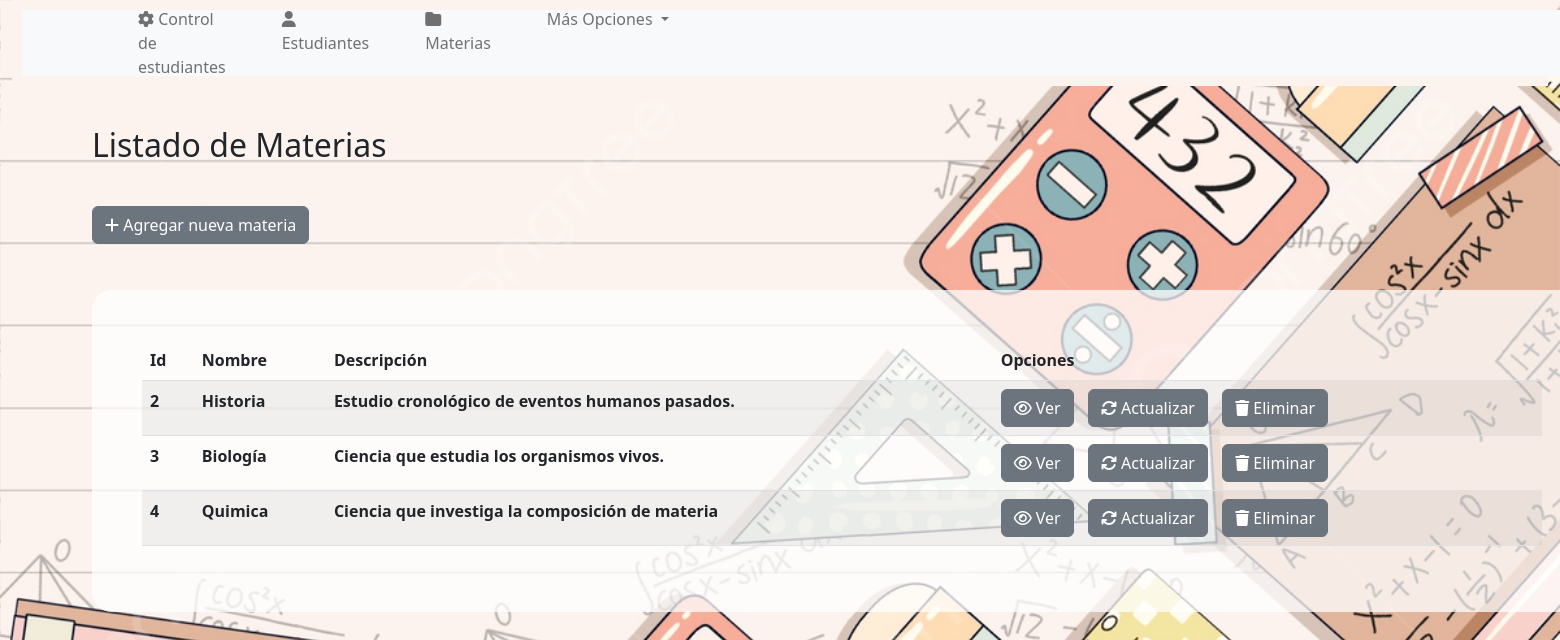
/view/materias/index.php (signed in), run on the app's committed database.
### tables this page shows
CREATE TABLE `materias` (
  `id` bigint(50) UNSIGNED NOT NULL,
  `nombre` varchar(50) NOT NULL,
  `descripcion` varchar(100) NOT NULL
);

### config/db.php (called while the page is built)
<?php
    class db{
        private $host = "localhost";
        private $dbname = "colegio";
        private $user = "root";
        private $password ="";
        public function conexion(){
            try{
                $PDO = new PDO("mysql:host=".$this->host.";dbname=".$this->dbname,$this->user,$this->password);
                return $PDO;
            }catch(PDOException $e){
                return $e->getMessage();
            }
        }
    }
?>

### controller/matController.php (called while the page is built, shortened)
<?php
    class matController{
        private $model;
        public function __construct(){
            require_once("c://xampp/htdocs/ColegioPOO/model/matModel.php");
            $this-> model = new matModel();
        }
        public function index(){
            return ($this->model->index()) ? $this->model->index() : false;
        }
    }
?>

### model/matModel.php (called while the page is built, shortened)
<?php
    class matModel{
        private $PDO;
        public function __construct(){
            require_once("c://xampp/htdocs/ColegioPOO/config/db.php");
            $con = new db();
            $this->PDO = $con->conexion();
        }
        public function index(){
            $stament = $this->PDO->prepare("SELECT * FROM materias");
            return ($stament->execute()) ? $stament->fetchAll() : false ;
        }
    }
?>

### view/materias/index.php (the view, shortened to what this page needs)
<?php
require_once("c://xampp/htdocs/ColegioPOO/view/head/head.php");
require_once("C://xampp/htdocs/ColegioPOO/controller/matController.php");
    $obj = new matController();
    $rows = $obj->index();
?>
<h2 style="margin-bottom:40px; margin-left:80px; margin-top:40px;">Listado de Materias</h2>
<div class="mb-3">
    <a href="../materias/create.php"  style="margin-top:2px; margin-bottom:30px; margin-left:80px;" class="btn btn-secondary"><i class="fa-solid fa-plus"></i>        Agregar nueva materia</a>
</div>
<div style="width :1500px; margin-left:80px;background-color:rgba(255, 255, 255,0.738); padding:50px; margin-right:650px; border-radius:20px" >
    <table  class="table table-striped">
        <thead>
            <tr>
                <th scope ="col">Id</th>
                <th scope ="col">Nombre</th>
                <th scope ="col">Descripción</th>
                <th scope ="col">Opciones</th>
            </tr>
        </thead>
        <tbody>
            <?php if($rows):?>
                <?php foreach($rows as $row):?>
                    <tr>
                        <th><?=$row[0] ?></th>
                        <th><?=$row[1] ?></th>
                        <th><?=$row[2] ?></th>
                        <th>
                            <a href="../materias/show.php?id=<?= $row[0] ?>" class="btn btn-secondary"> <i class="fa-regular fa-eye"></i> Ver</a>
                            <a href="../materias/edit.php?id=<?= $row[0] ?>" class="btn btn-secondary" style="margin-left:10px"><i class="fa-solid fa-arrows-rotate"></i> Actualizar</a>
                                <a class="btn btn-secondary" data-bs-toggle="modal" data-bs-target="#exampleModal" style="margin-left:10px"> <i class="fa-solid fa-trash"></i>  Eliminar</a>
                        </th>
                    </tr>
                <?php endforeach;?>
            <?php else:?>
                <tr>
                    <td colspan="7" class="text-center">No hay registros</td>
                </tr>
            <?php endif;?>
        </tbody>
    </table>
</div>
<?php require_once("c://xampp/htdocs/ColegioPOO/view/head/footer.php"); ?>

### view/css/estilos.css (style rules this page uses)
body { height:100%; width: 100%; background: url(m3.jpg); background-size: cover; }

### data on the page
materias: id "2", nombre "Historia", descripcion "Estudio cronológico de eventos humanos pasados."
materias: id "3", nombre "Biología", descripcion "Ciencia que estudia los organismos vivos."
materias: id "4", nombre "Quimica", descripcion "Ciencia que investiga la composición de materia"
